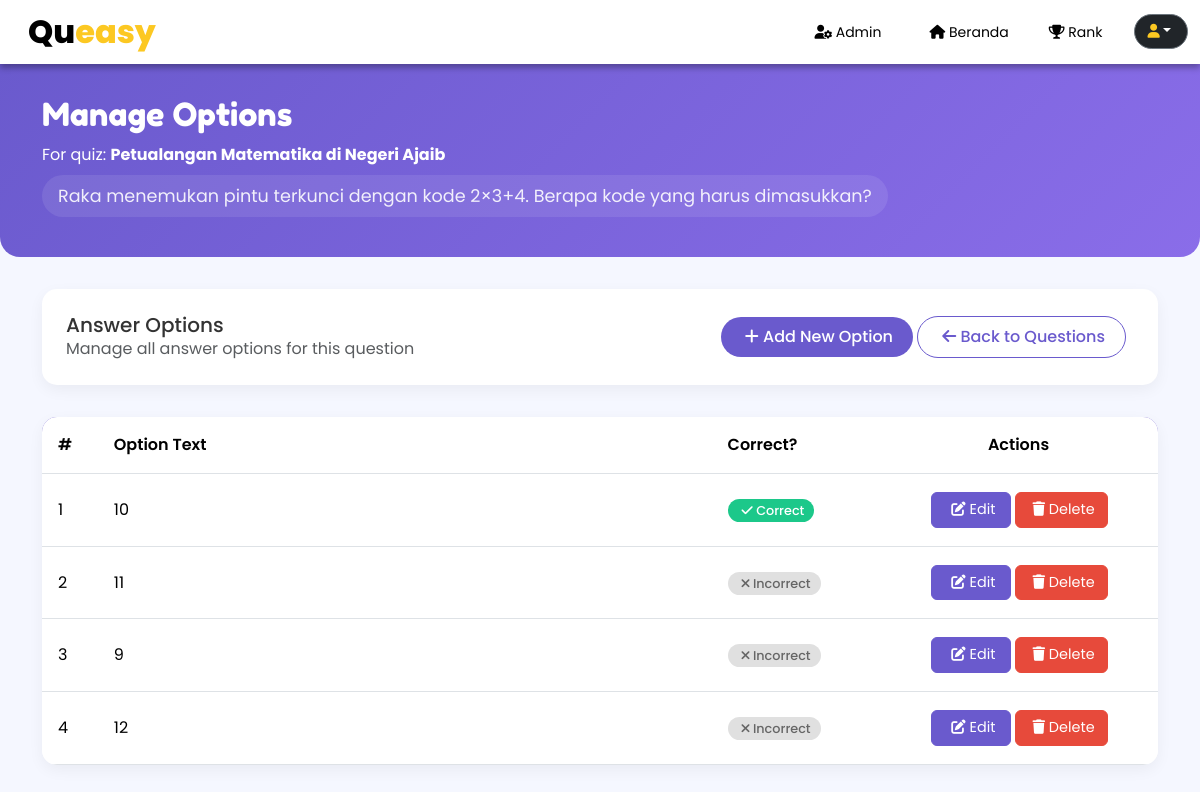
/user/option/my_options.php?id=2101 (signed in), run on the app's committed database.
### tables this page shows
CREATE TABLE `questions` (
  `id` int NOT NULL,
  `quest_text` text NOT NULL,
  `quiz_id` int NOT NULL
);

CREATE TABLE `quizzes` (
  `id` int NOT NULL,
  `title` varchar(50) NOT NULL,
  `description` text NOT NULL,
  `category_id` int NOT NULL,
  `creator_id` int NOT NULL
);

CREATE TABLE `options` (
  `id` int NOT NULL,
  `question_id` int NOT NULL,
  `option_text` text NOT NULL,
  `is_answer` tinyint(1) NOT NULL
);

### user/option/my_options.php (the view, shortened to what this page needs)
<?php
require_once("functions.php");
$id = $_GET["id"];
$result = mysqli_query($mysqli, "SELECT * FROM options WHERE question_id = '$id'");
$question_data = mysqli_fetch_assoc(mysqli_query($mysqli, "SELECT q.*, qz.title as quiz_title FROM questions q JOIN quizzes qz ON q.quiz_id = qz.id WHERE q.id = '$id'"));
$quiz_id = $question_data['quiz_id'];
?>
<!DOCTYPE html>
<html lang="en">
<head>
    <link href="https://cdn.jsdelivr.net/npm/bootstrap@5.3.2/dist/css/bootstrap.rtl.min.css" rel="stylesheet">
    <link rel="stylesheet" href="https://cdnjs.cloudflare.com/ajax/libs/font-awesome/6.0.0-beta3/css/all.min.css">
</head>
<body>
    <?php include('navbar.php'); ?>
    <div class="options-header">
        <div class="container">
            <h1 class="options-title">Manage Options</h1>
            <p class="mb-2">For quiz: <strong><?php echo htmlspecialchars($question_data['quiz_title']); ?></strong></p>
            <p class="question-text"><?php echo htmlspecialchars($question_data['quest_text']); ?></p>
        </div>
    </div>
    <div class="container">
        <div class="action-card">
            <div class="d-flex justify-content-between align-items-center">
                <div>
                    <h5 class="mb-0">Answer Options</h5>
                    <p class="mb-0 text-muted">Manage all answer options for this question</p>
                </div>
                <div>
                    <a href="create_options.php?id=<?php echo $id ?>" class="btn create-btn">
                        <i class="fas fa-plus me-1"></i> Add New Option
                    </a>
                    <a href="my_questions.php?id=<?php echo $quiz_id ?>" class="btn back-btn ms-2">
                        <i class="fas fa-arrow-left me-1"></i> Back to Questions
                    </a>
                </div>
            </div>
        </div>
        <div class="options-table">
            <?php if(mysqli_num_rows($result) > 0): ?>
                <table class="table table-hover mb-0">
                    <thead>
                        <tr>
                            <th width="5%">#</th>
                            <th>Option Text</th>
                            <th width="15%">Correct?</th>
                            <th width="25%" class="text-center">Actions</th>
                        </tr>
                    </thead>
                    <tbody>
                        <?php
                        $i = 1;
                        mysqli_data_seek($result, 0);
                        while($row = mysqli_fetch_assoc($result)):
                        ?>
                            <tr>
                                <td><?php echo $i; ?></td>
                                <td><?php echo htmlspecialchars($row["option_text"]); ?></td>
                                <td>
                                    <?php if($row["is_answer"] == 1): ?>
                                        <span class="correct-badge"><i class="fas fa-check me-1"></i> Correct</span>
                                    <?php else: ?>
                                        <span class="incorrect-badge"><i class="fas fa-times me-1"></i> Incorrect</span>
                                    <?php endif; ?>
                                </td>
                                <td class="text-center">
                                    <div class="d-flex flex-wrap justify-content-center">
                                        <a href="edit_options.php?id=<?php echo $row["id"]; ?>" class="btn btn-primary action-btn edit-btn me-1">
                                            <i class="fas fa-edit me-1"></i> Edit
                                        </a>
                                        <a href="delete_options.php?id=<?php echo $row["id"]; ?>&quest_id=<?php echo $row["question_id"]; ?>" class="btn btn-danger action-btn delete-btn">
                                            <i class="fas fa-trash me-1"></i> Delete
                                        </a>
                                    </div>
                                </td>
                            </tr>
                        <?php
                        $i++;
                        endwhile;
                        ?>
                    </tbody>
                </table>
            <?php endif; ?>
        </div>
    </div>
</body>
</html>

### user/option/my_options.php (style rules this page uses)
:root { --primary-color: #6a5acd; --secondary-color: #ff8c66; --success-color: #1cc88a; --danger-color: #e74a3b; --light-bg: #f9f5ff; }
body { font-family: 'Poppins', sans-serif; background-color: #f5f7ff; color: #333; }
.options-header { background: linear-gradient(135deg, var(--primary-color), #8a6de9); color: white; padding: 2rem 0; margin-bottom: 2rem; border-radius: 0 0 20px 20px; }
.options-title { font-family: 'Fredoka One', cursive; font-size: 2rem; margin-bottom: 0.5rem; }
.question-text { font-size: 1.1rem; opacity: 0.9; background-color: rgba(255,255,255,0.1); padding: 0.5rem 1rem; border-radius: 50px; display: inline-block; margin-bottom: 0.5rem; }
.action-card { background-color: white; border-radius: 15px; padding: 1.5rem; margin-bottom: 2rem; box-shadow: 0 5px 15px rgba(0,0,0,0.05); }
.create-btn { background: var(--primary-color); color: white; border: none; border-radius: 50px; padding: 8px 20px; font-weight: 500; transition: all 0.3s; }
.back-btn { background: white; color: var(--primary-color); border: 1px solid var(--primary-color); border-radius: 50px; padding: 8px 20px; font-weight: 500; transition: all 0.3s; }
.options-table { background-color: white; border-radius: 15px; overflow: hidden; box-shadow: 0 5px 15px rgba(0,0,0,0.05); }
.options-table thead { background-color: var(--primary-color); color: white; }
.options-table th { font-weight: 600; padding: 1rem; }
.options-table td { padding: 1rem; vertical-align: middle; }
.correct-badge { background-color: var(--success-color); color: white; padding: 3px 10px; border-radius: 20px; font-size: 0.8rem; font-weight: 500; }
.incorrect-badge { background-color: #e0e0e0; color: #666; padding: 3px 10px; border-radius: 20px; font-size: 0.8rem; font-weight: 500; }
.action-btn { padding: 6px 12px; font-size: 0.9rem; margin: 2px; min-width: 80px; transition: all 0.2s; }
.edit-btn { background-color: var(--primary-color); border-color: var(--primary-color); }
.delete-btn { background-color: var(--danger-color); border-color: var(--danger-color); }

### data on the page
questions: quiz.title "Petualangan Matematika di Negeri Ajaib", quest_text "Raka menemukan pintu terkunci dengan kode 2×3+4. Berapa kode yang harus dimasukkan?"
options: option_text "10", is_answer 1 (drawn)
options: option_text "11", is_answer 0 (drawn)
options: option_text "9", is_answer 0 (drawn)
options: option_text "12", is_answer 0 (drawn)
